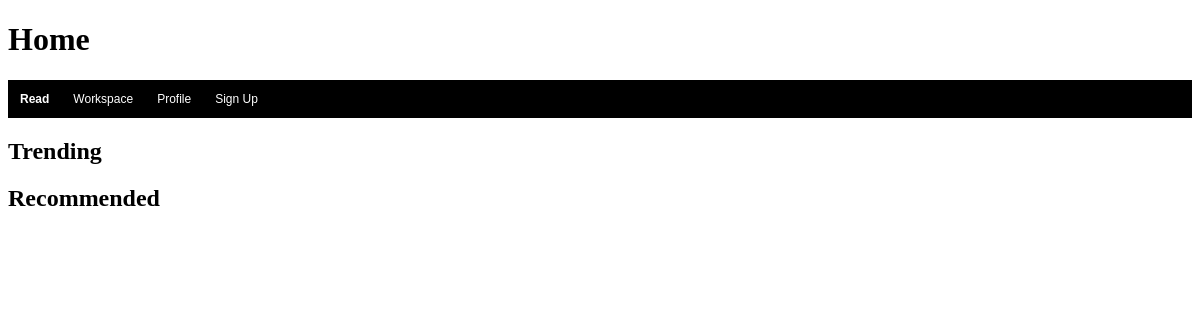
/, run on an earlier commit of the app's database.
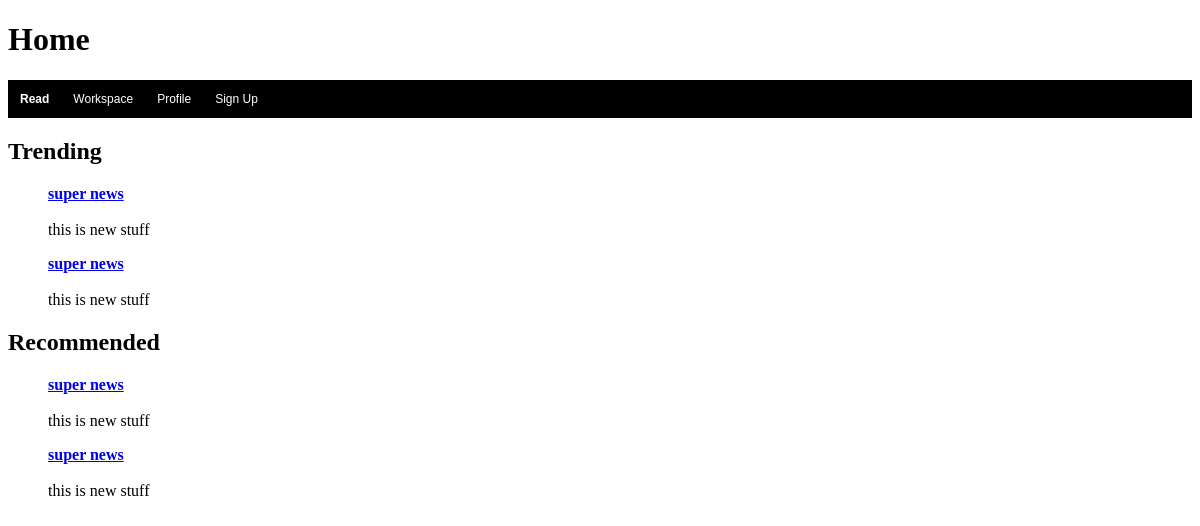
And on a later commit of the database.
### articles/models.py (models this page shows)
class Article (models.Model):
    id = models.BigAutoField(primary_key=True)
    user = models.ForeignKey (User, on_delete=models.CASCADE)
    headline = models.CharField(max_length=60)
    description = models.CharField (max_length=160)
    body = models.CharField (max_length=2000)

### articles/views.py (the view)
# urls.py: path("" , views.home, name="home")
def home(request):
    article_obj = Article.objects.all()
    context = {'article_obj' : article_obj}
    return render(request, 'home.html', context)

### articles/templates/home.html (shortened to what this page needs)
<!DOCTYPE html>
<html lang="en">
<head>
    {% load static %}
    <link rel="stylesheet" href="{% static 'articles/style.css' %}">
</head>
<body>
    <h1>Home</h1>
    {% block content %}
    {% include 'topnav.html'%}
    <h2>Trending</h2>
        {% for article in article_obj %}
        <ul>
            <il><a href="{% url 'read' article.id %}"><strong>{{ article.headline }}</strong></a></il>
            <br>
            <br>
            <il>{{ article.description }} </il>
        </ul>
        {% endfor %}
    <h2>Recommended</h2>
    {% for article in article_obj %}
        <ul>
            <il><a href="{% url 'read' article.id %}"><strong>{{ article.headline }}</strong></a></il>
            <br>
            <br>
            <il>{{ article.description }} </il>
        </ul>
    {% endfor %}
    {% endblock %}
</body>
</html>

### articles/templates/topnav.html
<div class="topnav">
    <a href="{% url 'home' %}"><strong>Read</strong></a>
    <a href="{% url 'workspace' %}">Workspace</a>
    <a href="#profile">Profile</a>
    <a href="{% url 'signup' %}">Sign Up</a>
</div>

### articles/static/articles/style.css (style rules this page uses)
.topnav { background-color: black; overflow:auto; }
.topnav a { float: left; color: white; text-align: center; padding: 12px 12px; text-decoration: none; font-size: 12px; font-family: Arial, Helvetica, sans-serif; display:grid; }

What changed in the data, as far as the page shows it:
added Article: headline "super news", description "this is new stuff"
added Article: headline "super news", description "this is new stuff"
